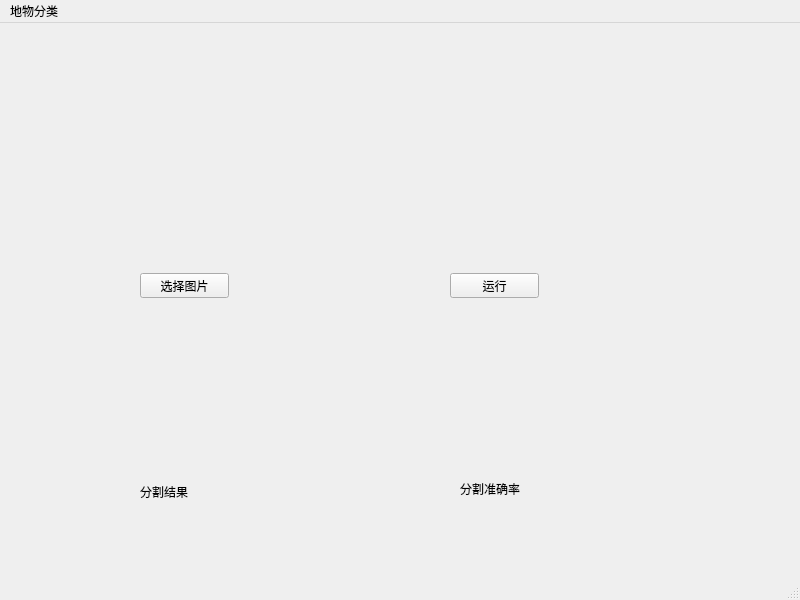
<?xml version="1.0" encoding="UTF-8"?>
<ui version="4.0">
 <class>MainWindow</class>
 <widget class="QMainWindow" name="MainWindow">
  <property name="geometry">
   <rect>
    <x>0</x>
    <y>0</y>
    <width>800</width>
    <height>600</height>
   </rect>
  </property>
  <property name="windowTitle">
   <string>MainWindow</string>
  </property>
  <widget class="QWidget" name="centralwidget">
   <widget class="QPushButton" name="pushButton">
    <property name="geometry">
     <rect>
      <x>140</x>
      <y>250</y>
      <width>89</width>
      <height>25</height>
     </rect>
    </property>
    <property name="text">
     <string>选择图片</string>
    </property>
   </widget>
   <widget class="QPushButton" name="pushButton_2">
    <property name="geometry">
     <rect>
      <x>450</x>
      <y>250</y>
      <width>89</width>
      <height>25</height>
     </rect>
    </property>
    <property name="text">
     <string>运行</string>
    </property>
   </widget>
   <widget class="QLabel" name="label">
    <property name="geometry">
     <rect>
      <x>140</x>
      <y>460</y>
      <width>67</width>
      <height>17</height>
     </rect>
    </property>
    <property name="text">
     <string>分割结果</string>
    </property>
   </widget>
   <widget class="QLabel" name="label_2">
    <property name="geometry">
     <rect>
      <x>460</x>
      <y>450</y>
      <width>91</width>
      <height>31</height>
     </rect>
    </property>
    <property name="text">
     <string>分割准确率</string>
    </property>
   </widget>
  </widget>
  <widget class="QMenuBar" name="menubar">
   <property name="geometry">
    <rect>
     <x>0</x>
     <y>0</y>
     <width>800</width>
     <height>28</height>
    </rect>
   </property>
   <widget class="QMenu" name="menu">
    <property name="title">
     <string>地物分类</string>
    </property>
   </widget>
   <addaction name="menu"/>
  </widget>
  <widget class="QStatusBar" name="statusbar"/>
 </widget>
 <resources/>
 <connections/>
</ui>
